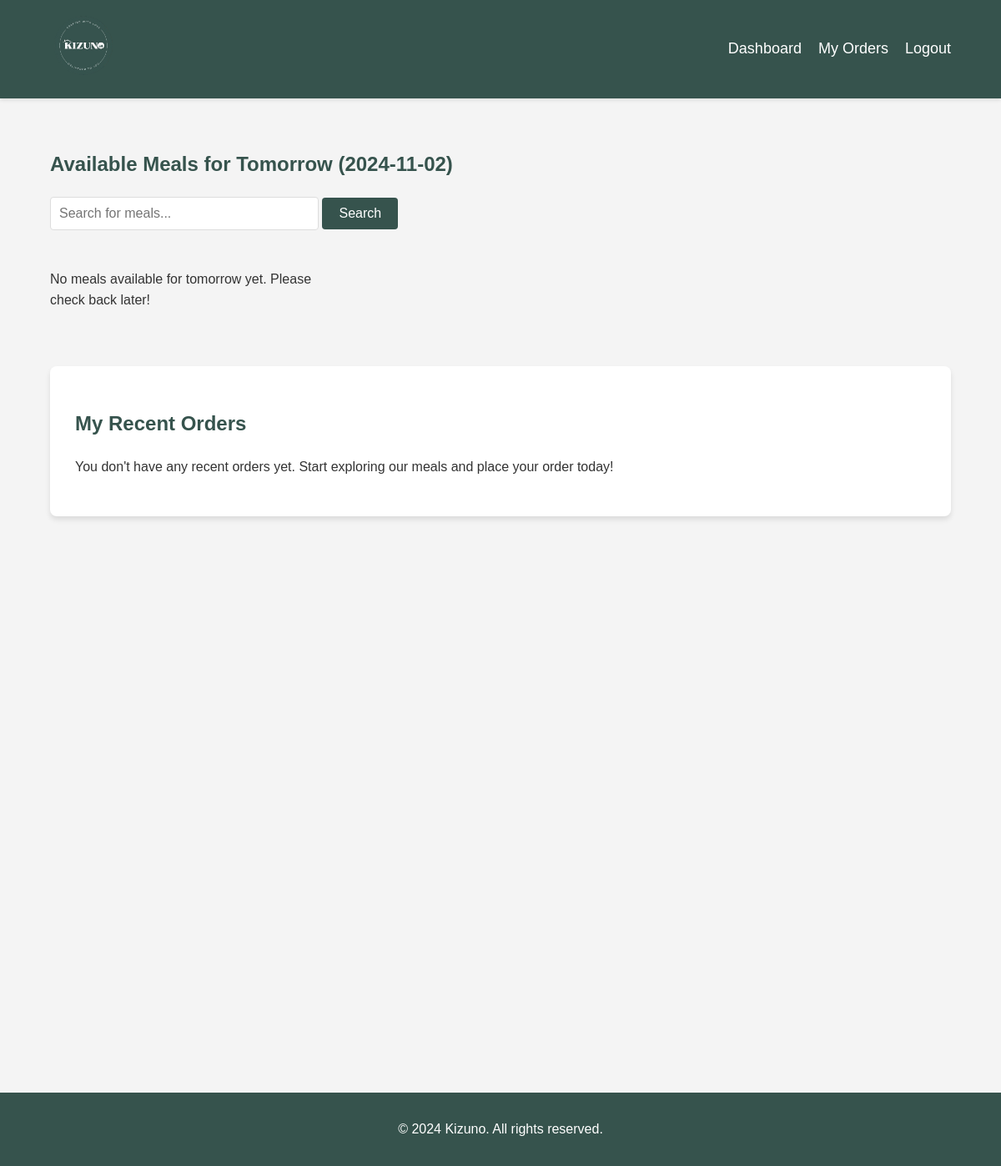
The app's page /FRONTEND/html/customer_dashboard.php (signed in), older data.
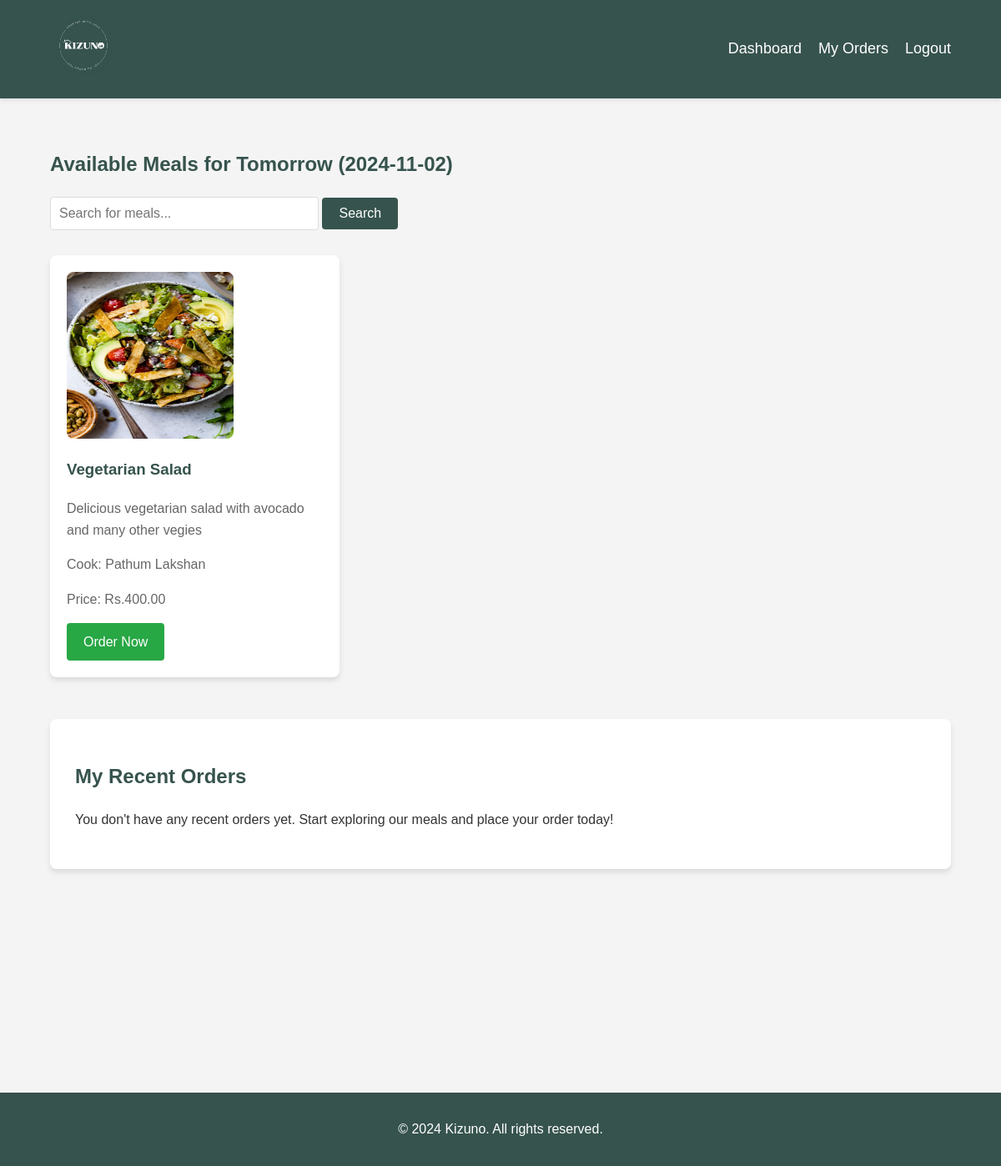
The same page, newer data.
### tables this page shows
CREATE TABLE `meals` (
  `meal_id` int(11) NOT NULL,
  `cook_id` int(11) DEFAULT NULL,
  `name` varchar(255) NOT NULL,
  `description` text DEFAULT NULL,
  `price` decimal(10,2) NOT NULL,
  `available_date` date NOT NULL,
  `image_url` varchar(255) DEFAULT NULL,
  `created_at` timestamp NOT NULL DEFAULT current_timestamp()
);

CREATE TABLE `users` (
  `user_id` int(11) NOT NULL,
  `full_name` varchar(100) NOT NULL,
  `email` varchar(100) NOT NULL,
  `phone_number` varchar(15) DEFAULT NULL,
  `password_hash` varchar(255) NOT NULL,
  `user_type` enum('cook','customer','driver') NOT NULL,
  `created_at` timestamp NOT NULL DEFAULT current_timestamp()
);

### FRONTEND/html/customer_dashboard.php (the view, shortened to what the changed rows need)
<?php
require '../../BACKEND/db.php';
$search = isset($_GET['search']) ? $_GET['search'] : '';
$tomorrow = new DateTime('tomorrow');
$tomorrow_date = $tomorrow->format('Y-m-d');
if ($search) {
    $stmt = $pdo->prepare("SELECT m.meal_id, m.name, m.description, m.price, m.image_url, u.full_name
                           FROM meals m
                           INNER JOIN cooks c ON m.cook_id = c.cook_id
                           INNER JOIN users u ON c.user_id = u.user_id
                           WHERE (m.name LIKE ? OR m.description LIKE ?) AND m.available_date = ?");
    $stmt->execute(["%$search%", "%$search%", $tomorrow_date]);
} else {
    $stmt = $pdo->prepare("SELECT m.meal_id, m.name, m.description, m.price, m.image_url, u.full_name
                           FROM meals m
                           INNER JOIN cooks c ON m.cook_id = c.cook_id
                           INNER JOIN users u ON c.user_id = u.user_id
                           WHERE m.available_date = ?");
    $stmt->execute([$tomorrow_date]);
}
$meals = $stmt->fetchAll(PDO::FETCH_ASSOC);
?>
<!DOCTYPE html>
<html lang="en">
<head>
    <link rel="stylesheet" href="../css/customer_dashboard.css">
</head>
<body>
    <main>
        <section class="menu">
            <h1>Available Meals for Tomorrow (<?php echo $tomorrow_date; ?>)</h1>
            <div class="meal-list">
                <?php if (!empty($meals)): ?>
                    <?php foreach ($meals as $meal): ?>
                        <div class="meal-item">
                            <?php if ($meal['image_url']): ?>
                                <img src="../RESOURCES/uploads/<?php echo htmlspecialchars($meal['image_url']); ?>" alt="<?php echo htmlspecialchars($meal['name']); ?>" class="meal-image">
                            <?php else: ?>
                                <img src="../RESOURCES/default_meal_image.jpeg" alt="Default Meal Image" class="meal-image">
                            <?php endif; ?>
                            <h3><?php echo htmlspecialchars($meal['name']); ?></h3>
                            <p><?php echo htmlspecialchars($meal['description']); ?></p>
                            <p>Cook: <?php echo htmlspecialchars($meal['full_name']); ?></p>
                            <p>Price: Rs.<?php echo htmlspecialchars($meal['price']); ?></p>
                            <a href="order.php?meal_id=<?php echo $meal['meal_id']; ?>" class="order-button">Order Now</a>
                        </div>
                    <?php endforeach; ?>
                <?php else: ?>
                    <p>No meals available for tomorrow yet. Please check back later!</p>
                <?php endif; ?>
            </div>
        </section>
        <section class="order-tracking">
            <h2>My Recent Orders</h2>
        </section>
    </main>
</body>
</html>

Row changes from the older to the newer data that the page shows:
added meals: image_url (picture), name "Vegetarian Salad", description "Delicious vegetarian salad with avocado and many other vegies", users.full_name "Pathum Lakshan", price "400.00"
Text that changed along with them:
text no longer shown: "No meals available for tomorrow yet. Please check back later!"
